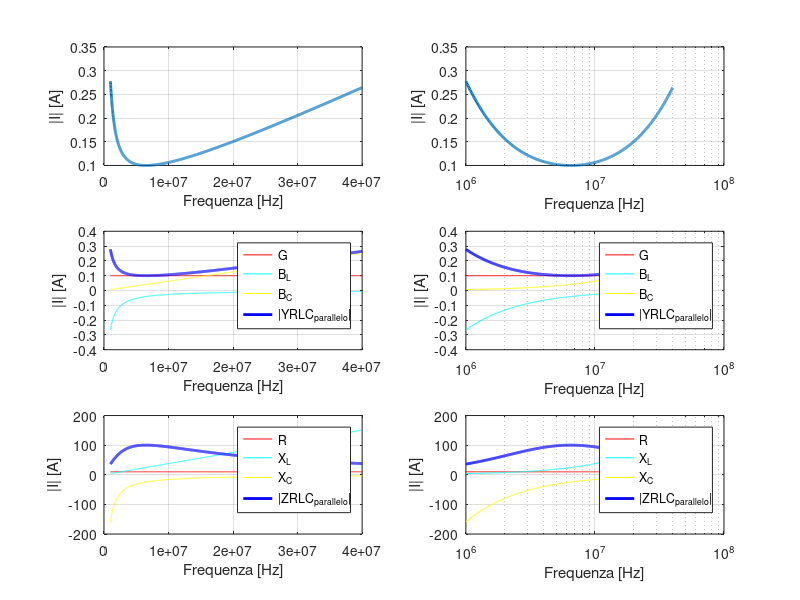

This chart was generated by the following MATLAB code: (Note: this script raises an error after producing the figure.)
close all
close force all hidden
clear all
clc

tic
% Circuito Serie RLC

% Fornisco dei dati di inpunt

        R=10; L=6e-7; C=1e-9; 

      % Sia dato il fasore del generatore

        VG=1;
        
      % Definisco un insieme di frequenze e calcolo 
      % pulsazione omega
      
      f=linspace(1e6,4e7,3000);
      omega=2*pi*f;
      

% Calcolo l'operatore ammettenza Y = 1/Z dalle impedenze Z e dalle reattanza X 
% l'operatore ammettenza è così definito: Y = 1/(R+jX) 

XR=R; XL=L.*omega; XC=1./(omega*C); 
ZR=XR; ZL=j*XL; ZC=-j*XC;

BR=1/XR; BL=1./XL; BC=1./XC; 
YR=1/ZR; YL=1./ZL; YC=1./ZC;

% Poichè XL e XC sono vettori, dovrò rendere vettore
% anche R, affinchè le operazioni tra le tre impedenze 
% abbiano senso, perciò: 

Rvett=R*ones(1, length(f)); BRvett=1./Rvett; YRvett=BRvett;

% L'ammettenza del PARALLELO RLC sarà:

YRLC_parallelo = YRvett + YC + YL;

% L'impedenza del PARALLELO RLC sarà:

ZRLC_parallelo = 1./YRLC_parallelo;

% La corrente che scorre sul circuito parallelo sarà:

I = VG.*YRLC_parallelo;

% Calcolo della pulsazione di risonanza omega_r
% Calcolo della frequenza di risonanza f_r

omega_r = 1/sqrt(L*C)
f_r = omega_r/(2*pi)

% A questo punto grafico l'andamento della frequenza 
% in funzione della corrente 

figure

subplot(3,2,1)
plot(f,abs(I),'linewidth',2)
xlabel('Frequenza [Hz]')
ylabel('|I| [A]')
grid on

subplot(3,2,2)
semilogx(f,abs(I),'linewidth',2)
xlabel('Frequenza [Hz]')
ylabel('|I| [A]')
grid on

Frequenza_di_risonanza=interp1(abs(I),f,min(abs(I)))

subplot(3,2,3)
plot(f, BRvett,'r', f, -BL, 'c', f, BC, 'y', f, abs(YRLC_parallelo), 'b', 'linewidth', 2)
xlabel('Frequenza [Hz]')
ylabel('|I| [A]')
legend( 'G', 'B_L', 'B_C', '|YRLC_{parallelo}|')
grid on

subplot(3,2,4)
semilogx(f,BRvett,'r',f,-BL,'c',f,BC,'y',f,abs(YRLC_parallelo),'b','linewidth',2)
xlabel('Frequenza [Hz]')
ylabel('|I| [A]')
legend( 'G', 'B_L', 'B_C', '|YRLC_{parallelo}|')
grid on

subplot(3,2,5)
plot(f,Rvett,'r',f,XL,'c',f,-XC,'y',f,10*abs(ZRLC_parallelo),'b','linewidth',2)
xlabel('Frequenza [Hz]')
ylabel('|I| [A]')
legend( 'R', 'X_L', 'X_C', '|ZRLC_{parallelo}|')
grid on

subplot(3,2,6)
semilogx(f,Rvett,'r',f,XL,'c',f,-XC,'y',f,10*abs(ZRLC_parallelo),'b','linewidth',2)
xlabel('Frequenza [Hz]')
ylabel('|I| [A]')
legend( 'R', 'X_L', 'X_C', '|ZRLC_{parallelo}|')
grid on



set(gcf, 'Units', 'Normalized', 'OuterPosition', [0 0 1 1]);
sgtitle("Circuito RLC in parallelo")

toc
